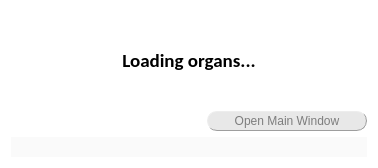
<?xml version="1.0" encoding="UTF-8"?>
<ui version="4.0">
 <class>Dialog</class>
 <widget class="QDialog" name="Dialog">
  <property name="geometry">
   <rect>
    <x>0</x>
    <y>0</y>
    <width>378</width>
    <height>168</height>
   </rect>
  </property>
  <property name="windowTitle">
   <string>Dialog</string>
  </property>
  <property name="styleSheet">
   <string notr="true">QDialog{background-color: rgb(255, 255, 255);}</string>
  </property>
  <layout class="QVBoxLayout" name="verticalLayout">
   <item>
    <layout class="QHBoxLayout" name="horizontalLayout">
     <item>
      <spacer name="horizontalSpacer">
       <property name="orientation">
        <enum>Qt::Horizontal</enum>
       </property>
       <property name="sizeHint" stdset="0">
        <size>
         <width>40</width>
         <height>20</height>
        </size>
       </property>
      </spacer>
     </item>
     <item alignment="Qt::AlignTop">
      <widget class="QLabel" name="mH_logo_XS">
       <property name="minimumSize">
        <size>
         <width>120</width>
         <height>30</height>
        </size>
       </property>
       <property name="maximumSize">
        <size>
         <width>120</width>
         <height>30</height>
        </size>
       </property>
       <property name="frameShape">
        <enum>QFrame::NoFrame</enum>
       </property>
       <property name="text">
        <string>&lt;html&gt;&lt;head/&gt;&lt;body&gt;&lt;p&gt;&lt;br/&gt;&lt;/p&gt;&lt;/body&gt;&lt;/html&gt;</string>
       </property>
       <property name="alignment">
        <set>Qt::AlignCenter</set>
       </property>
      </widget>
     </item>
    </layout>
   </item>
   <item>
    <widget class="QLabel" name="label">
     <property name="font">
      <font>
       <family>Calibri</family>
       <pointsize>14</pointsize>
       <weight>75</weight>
       <bold>true</bold>
      </font>
     </property>
     <property name="text">
      <string>Loading organs...</string>
     </property>
     <property name="alignment">
      <set>Qt::AlignCenter</set>
     </property>
    </widget>
   </item>
   <item>
    <widget class="QLabel" name="label_6">
     <property name="minimumSize">
      <size>
       <width>75</width>
       <height>0</height>
      </size>
     </property>
     <property name="maximumSize">
      <size>
       <width>75</width>
       <height>16777215</height>
      </size>
     </property>
     <property name="styleSheet">
      <string notr="true">font: 25 11pt &quot;Calibri Light&quot;;</string>
     </property>
     <property name="text">
      <string/>
     </property>
     <property name="alignment">
      <set>Qt::AlignLeading|Qt::AlignLeft|Qt::AlignVCenter</set>
     </property>
    </widget>
   </item>
   <item>
    <layout class="QHBoxLayout" name="horizontalLayout_4">
     <item>
      <spacer name="horizontalSpacer_2">
       <property name="orientation">
        <enum>Qt::Horizontal</enum>
       </property>
       <property name="sizeHint" stdset="0">
        <size>
         <width>40</width>
         <height>20</height>
        </size>
       </property>
      </spacer>
     </item>
     <item>
      <widget class="QPushButton" name="ok_button">
       <property name="enabled">
        <bool>false</bool>
       </property>
       <property name="sizePolicy">
        <sizepolicy hsizetype="Preferred" vsizetype="Fixed">
         <horstretch>0</horstretch>
         <verstretch>0</verstretch>
        </sizepolicy>
       </property>
       <property name="minimumSize">
        <size>
         <width>160</width>
         <height>20</height>
        </size>
       </property>
       <property name="maximumSize">
        <size>
         <width>160</width>
         <height>20</height>
        </size>
       </property>
       <property name="mouseTracking">
        <bool>true</bool>
       </property>
       <property name="focusPolicy">
        <enum>Qt::ClickFocus</enum>
       </property>
       <property name="toolTipDuration">
        <number>-1</number>
       </property>
       <property name="autoFillBackground">
        <bool>false</bool>
       </property>
       <property name="styleSheet">
        <string notr="true">QPushButton{border-radius:10px;
border-width: 1px;
border-style: outset;
border-color: rgb(66, 66, 66);
background-color: rgb(211, 211, 211);
color: rgb(39, 39, 39);
font: 10pt &quot;Calibri Light&quot;;}

QPushButton:hover{
background-color: rgba(167, 0, 125, 200);
border-color: #672146;
color: rgb(234, 234, 234);
}

QPushButton:disabled{
background-color: rgb(232, 232, 232);
border-color: rgb(158, 158, 158);
color: rgb(125, 125, 125);
}

QPushButton:checked{
background-color: rgb(107, 0, 80);
border-color: rgb(76, 0, 57);
color: rgb(234, 234, 234);
}</string>
       </property>
       <property name="text">
        <string>Open Main Window</string>
       </property>
       <property name="checkable">
        <bool>true</bool>
       </property>
      </widget>
     </item>
    </layout>
   </item>
   <item>
    <widget class="QLabel" name="tE_validate">
     <property name="sizePolicy">
      <sizepolicy hsizetype="Expanding" vsizetype="Fixed">
       <horstretch>0</horstretch>
       <verstretch>0</verstretch>
      </sizepolicy>
     </property>
     <property name="minimumSize">
      <size>
       <width>0</width>
       <height>5</height>
      </size>
     </property>
     <property name="maximumSize">
      <size>
       <width>16777215</width>
       <height>20</height>
      </size>
     </property>
     <property name="styleSheet">
      <string notr="true">font: 25 9pt &quot;Calibri Light&quot;;
color: rgb(170, 0, 127);
background-color: rgb(250, 250, 250);
</string>
     </property>
     <property name="frameShape">
      <enum>QFrame::NoFrame</enum>
     </property>
     <property name="text">
      <string>&lt;html&gt;&lt;head/&gt;&lt;body&gt;&lt;p&gt;&lt;br/&gt;&lt;/p&gt;&lt;/body&gt;&lt;/html&gt;</string>
     </property>
     <property name="alignment">
      <set>Qt::AlignCenter</set>
     </property>
    </widget>
   </item>
  </layout>
 </widget>
 <resources/>
 <connections/>
</ui>
